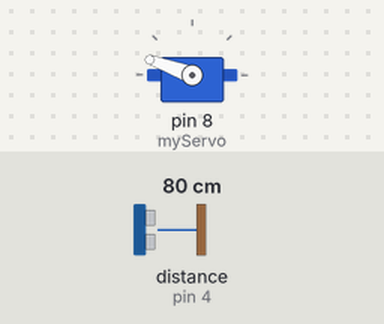
Bench run of a sketch on a simulated Arduino Uno, built with avr-gcc and run on an emulated ATmega328P. Parts: servo. Inputs (shaded band) come from the test bench; at power-on: distance to the obstacle (sensor on pin 4) 80 cm. What the sketch prints to the serial monitor is not drawn.

Above: at 2.2 s.
At 4.4 s:
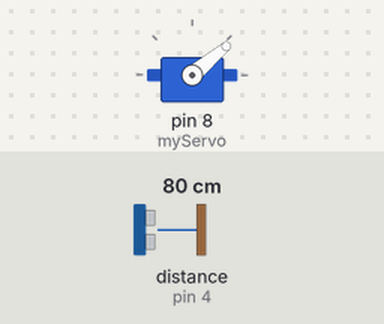
4.5 s: distance to the obstacle (sensor on pin 4) set to 2 cm
At 5.2 s:
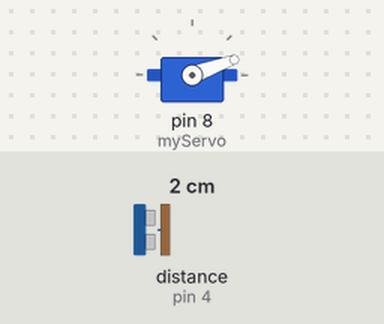
Timing chart, 0 to 13.5 s (numbered marks = the images above; inputs shaded):
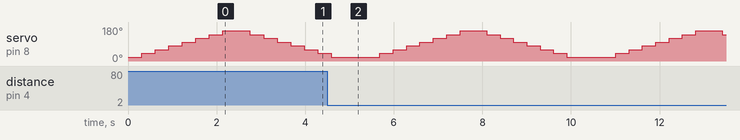

The sketch:

sonar.ino
```cpp
#include "Ultrasonic.h"
#include <Servo.h>

Servo myServo;
Ultrasonic ultrasonic(4);

void setup() {
  myServo.attach(8); // comment
  Serial.begin(9600);
  Serial.println("✨ Hello World ✨");
}

void loop() {
  long RangeInCentimeters;
  int angle;

  // 1️⃣ Balayage de 0 à 90°
  for (angle = 20; angle <= 160; angle += 20) {
    myServo.write(angle);
    Serial.print("📍 Angle servo: ");
    Serial.println(angle);

    // Optionnel : mesure de distance
    delay(300);
    RangeInCentimeters = ultrasonic.MeasureInCentimeters();
    Serial.print("📏 Distance: ");
    Serial.print(RangeInCentimeters);
    Serial.println(" cm");
  }

  // 2️⃣ Balayage de 90 à 180° ➡️ continuation logique
  for (angle = 160; angle >= 20; angle -= 20) {
    myServo.write(angle);
    Serial.print("📍 Angle servo: ");
    Serial.println(angle);

    // Optionnel : mesure de distance
    delay(300);
    RangeInCentimeters = ultrasonic.MeasureInCentimeters();
    Serial.print("📏 Distance: ");
    Serial.print(RangeInCentimeters);
    Serial.println(" cm");

  }

  //Serial.println("✅ Scan terminé. Pause 5 secondes...");// petite pause avant de recommencer le loop
  delay(500);
}
```
